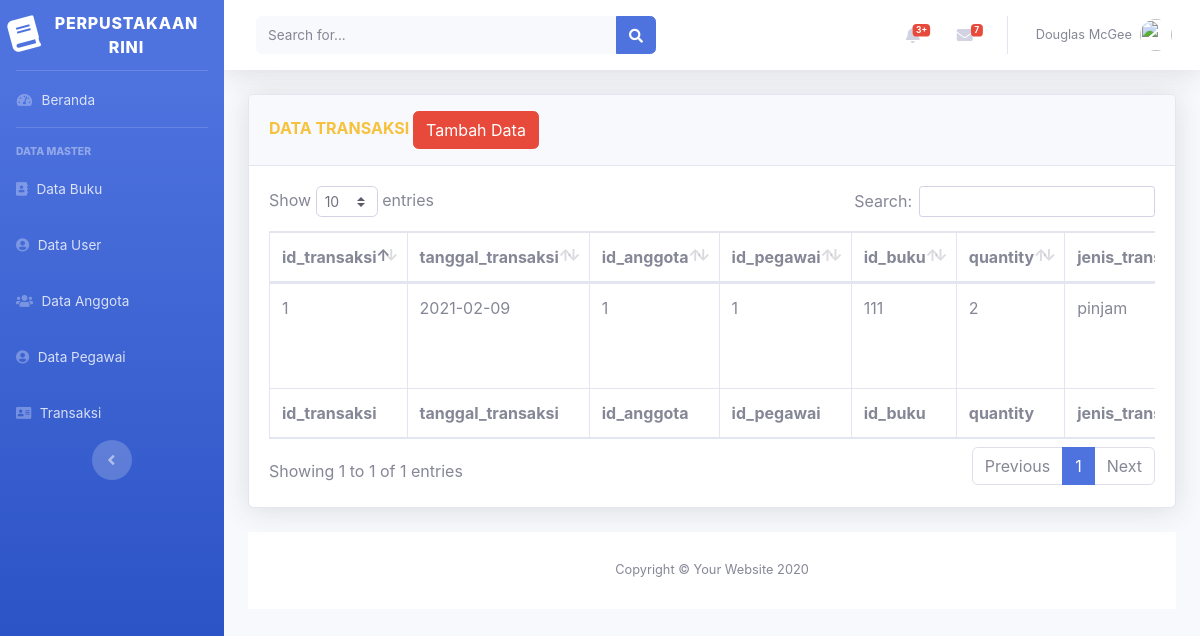
Page /beranda.php?page=transaksi on the committed database.
### tables this page shows
CREATE TABLE `tabel_transaksi` (
  `id_transaksi` int(5) NOT NULL,
  `tanggal_transaksi` date NOT NULL,
  `id_anggota` int(5) NOT NULL,
  `id_pegawai` int(5) NOT NULL,
  `id_buku` int(7) NOT NULL,
  `quantity` int(2) NOT NULL,
  `jenis_transaksi` enum('pinjam','kembali') NOT NULL
);

### views/Transaksi/Transaksi.php (the view, shortened to what this page needs)
<div class="container-fluid">
<div class="card shadow mb-4">
    <div class="card-header py-3">
        <h6 class="m-0 font-weight-bold text-warning">DATA TRANSAKSI
         <a href="beranda.php?page=transaksi&aksi=add">
             <button class="btn btn-danger">Tambah Data</button>
        </a></h6>
    </div>
    <div class="card-body">
        <div class="table-responsive">
            <table class="table table-bordered" id="dataTable" width="100%" cellspacing="0">
                <thead>
                    <tr>
                        <th>id_transaksi</th>
                        <th>tanggal_transaksi</th>
                        <th>id_anggota</th>
                        <th>id_pegawai</th>
                        <th>id_buku</th>
                        <th>quantity</th>
                        <th>jenis_transaksi</th>
                    </tr>
                </thead>
                <tfoot>
                    <tr>
                        <th>id_transaksi</th>
                        <th>tanggal_transaksi</th>
                        <th>id_anggota</th>
                        <th>id_pegawai</th>
                        <th>id_buku</th>
                        <th>quantity</th>
                        <th>jenis_transaksi</th>
                    </tr>
                </tfoot>
                <tbody>
                <?php
                         $sql  = "select * from  tabel_transaksi";
                         $show = $db->query($sql);
                         foreach($show as $transaksi):
                     ?>
                    <tr>
                        <td><?php echo $transaksi['id_transaksi']?></td>
                        <td><?php echo $transaksi['tanggal_transaksi']?></td>
                        <td><?php echo $transaksi['id_anggota']?></td>
                        <td><?php echo $transaksi['id_pegawai']?></td>
                        <td><?php echo $transaksi['id_buku']?></td>
                        <td><?php echo $transaksi['quantity']?></td>
                        <td><?php echo $transaksi['jenis_transaksi']?></td>
                    </tr>
                    <?php endforeach; ?>
                </tbody>
            </table>
        </div>
    </div>
</div>

### rows in the picture
tabel_transaksi: id_transaksi "1", tanggal_transaksi "2021-02-09", id_anggota "1", id_pegawai "1", id_buku "111", quantity "2", jenis_transaksi "pinjam"
